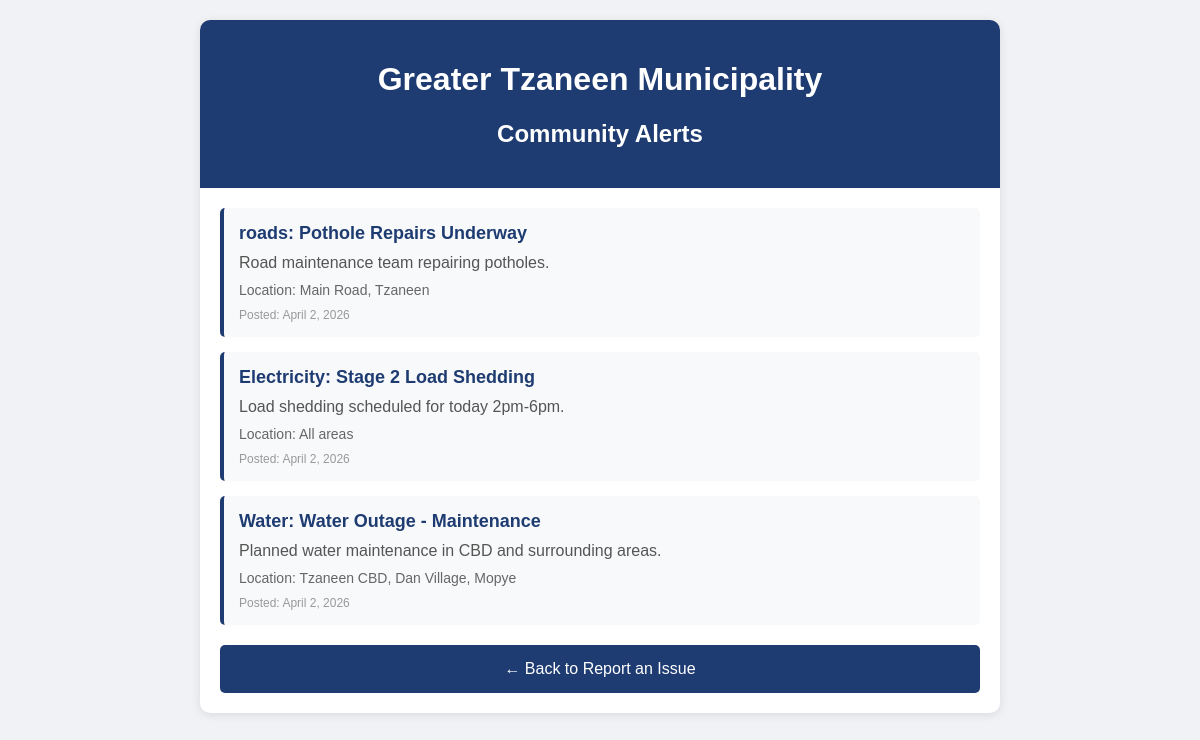
The app's page /alerts/ with its own data.
### alerts/models.py (models this page shows, shortened)
class Alert(models.Model):
    ALERT_TYPES = [
        ('water', 'Water'),
        ('electricity', 'Electricity'),
        ('pothole', 'Pothole'),
    ]
    title = models.CharField(max_length=100)
    alert_type = models.CharField(max_length=20, choices=ALERT_TYPES)
    description = models.TextField()
    location = models.CharField(max_length=255)
    start_date = models.DateTimeField()
    end_date = models.DateTimeField(blank=True, null=True)
    is_active = models.BooleanField(default=True)
    created_at = models.DateTimeField(auto_now_add=True)

### alerts/views.py (the view)
# urls.py: path('', views.alert_list, name='alert_list'),
def alert_list(request):
    print("=== ALERT LIST VIEW IS BEING CALLED ===")  # Debug line
    active_alerts = Alert.objects.filter(is_active=True).order_by('-created_at')
    print(f"Number of alerts found: {active_alerts.count()}")  # Debug line
    from django.template import loader
    try:
        template = loader.get_template('alerts/alert_list.html')
        print("Template found successfully!")
    except Exception as e:
        print(f"Template error: {e}")
    return render(request, 'alerts/alert_list.html', {'alerts': active_alerts})

### alerts/templates/alerts/alert_list.html (shortened to what this page needs)
<!DOCTYPE html>
<html>
<head>
</head>
<body>
    <div class="container">
        <div class="header">
            <h1>Greater Tzaneen Municipality</h1>
            <h2>Community Alerts</h2>
        </div>
        <div class="alerts-container">
            {% if alerts %}
                {% for alert in alerts %}
                <div class="alert-card">
                    <div class="alert-title">
                        {{ alert.get_alert_type_display }}: {{ alert.title }}
                    </div>
                    <div class="alert-description">
                        {{ alert.description }}
                    </div>
                    <div class="alert-location">
                        Location: {{ alert.location }}
                    </div>
                    <div class="alert-date" style="font-size: 12px; color: #999; margin-top: 10px;">
                        Posted: {{ alert.created_at|date:"F j, Y" }}
                    </div>
                </div>
                {% endfor %}
            {% else %}
                <div class="no-alerts">
                    No active alerts at this time.
                </div>
            {% endif %}
            <a href="/" class="back-link">← Back to Report an Issue</a>
        </div>
    </div>
</body>
</html>

### alerts/templates/alerts/alert_list.html (style rules this page uses)
body { font-family: Arial, sans-serif; margin: 0; padding: 20px; background: #f0f2f5; }
.header { background: #1e3c72; color: white; padding: 20px; text-align: center; border-radius: 10px 10px 0 0; }
.container { max-width: 800px; margin: 0 auto; background: white; border-radius: 10px; box-shadow: 0 2px 10px rgba(0,0,0,0.1); }
.alerts-container { padding: 20px; }
.alert-card { background: #f8f9fa; border-left: 4px solid #1e3c72; padding: 15px; margin-bottom: 15px; border-radius: 5px; }
.alert-title { font-size: 18px; font-weight: bold; color: #1e3c72; }
.alert-description { color: #555; margin: 10px 0; }
.alert-location { color: #666; font-size: 14px; }
.back-link { display: block; text-align: center; margin-top: 20px; padding: 15px; background: #1e3c72; color: white; text-decoration: none; border-radius: 5px; }

### records on screen
Alert: alert_type "roads", title "Pothole Repairs Underway", description "Road maintenance team repairing potholes.", location "Main Road, Tzaneen", created_at "April 2, 2026"
Alert: alert_type "Electricity", title "Stage 2 Load Shedding", description "Load shedding scheduled for today 2pm-6pm.", location "All areas", created_at "April 2, 2026"
Alert: alert_type "Water", title "Water Outage - Maintenance", description "Planned water maintenance in CBD and surrounding areas.", location "Tzaneen CBD, Dan Village, Mopye", created_at "April 2, 2026"
